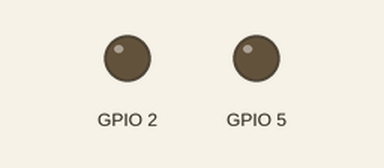
Simulated run of this sketch. Board: ESP32. Parts: output pins drawn as LEDs (lit = HIGH). WiFi joins after 1.5 s; servers stay silent unless stated; what the sketch prints to the serial monitor is not drawn.

Above: at 1.6 s.
At 2.25 s:
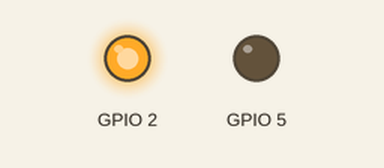
Timing chart, 0 to 3.9 s (numbered marks = the images above):
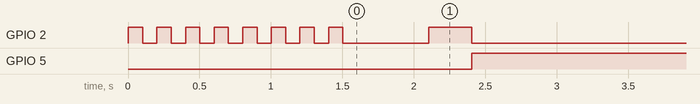

The sketch:

ESP32_online_power_control.ino
```cpp
#include <WiFi.h>
#include <HTTPClient.h>
#include <Adafruit_BMP280.h>
#include <Wire.h>


const char* ssid = "SSID";
const char* password = "PASSWORD";
const char* url = "http://SERVER_IP:PORT/heater";
int counter = 0;
int counter2 = 0;

// Adafruit_BMP280 bmp;

void setup() {
  pinMode(2, OUTPUT);
  pinMode(5, OUTPUT);
  digitalWrite(2, LOW);
  digitalWrite(5, LOW);


  Serial.begin(115200);


  // if (!bmp.begin(0x76)) {
  //   Serial.println("Could not find a valid BMP280 sensor, check wiring!");
  //   while (1);
  // }

  //   bmp.setSampling(Adafruit_BMP280::MODE_NORMAL,     /* Operating Mode. */
  //                 Adafruit_BMP280::SAMPLING_X2,     /* Temp. oversampling */
  //                 Adafruit_BMP280::SAMPLING_X16,    /* Pressure oversampling */
  //                 Adafruit_BMP280::FILTER_X16,      /* Filtering. */
  //                 Adafruit_BMP280::STANDBY_MS_500);

  connect();

}

void loop() {
  if(WiFi.status()== WL_CONNECTED) {
    HTTPClient http;

    http.begin(url);

    digitalWrite(2, HIGH);
    delay(100);
    int ResponseCode = http.GET();
    digitalWrite(2, LOW);


    if (ResponseCode>0) {
      Serial.print("HTTP Response code: ");
      Serial.println(ResponseCode);
      String payload = http.getString();
      Serial.println(payload);
      if (payload == "1") {
        Serial.println("ON");
        digitalWrite(5, LOW);
      }
      else {
        Serial.println("OFF");
        digitalWrite(5, HIGH);
      }
    }
    else {
      Serial.println("OFF");
      digitalWrite(5, HIGH);
      Serial.print("Error code: ");
      Serial.println(ResponseCode);
    }

    http.end();
  }
  else {
    Serial.println("OFF");
    digitalWrite(5, HIGH);
    Serial.println("WiFi Disconnected");
    connect();
  }

  delay(300000);
  // delay(300000);
  // while (counter < 30000 && digitalRead(12) == HIGH) {
  //   delay(10);
  //   counter++;
  // }
  // counter = 0;
}

void connect() {
  WiFi.begin(ssid, password);

  Serial.print("Connecting");

  while (WiFi.status() != WL_CONNECTED) {
    digitalWrite(2, HIGH);
    delay(100);
    digitalWrite(2, LOW);
    delay(100);
    Serial.print(".");
    counter2++;
    if (counter2 >= 150) {
      Serial.println("");
      Serial.println("Failure,\nretrying in 10s");
      counter2 = 0;
      delay(10000);
      WiFi.begin(ssid, password);
      Serial.print("Connecting");
    }
  }
  counter2 = 0;

  Serial.println("");
  Serial.print("Connected to WiFi network with IP Address: ");
  Serial.println(WiFi.localIP());
  delay(500);
}
```

Measured:
- by itself, GPIO 2: goes 7 × (LOW 0.10 s, HIGH 0.10 s), LOW 0.60 s, HIGH 0.30 s, then LOW
- by itself, GPIO 5: LOW → HIGH at 2.4 s
